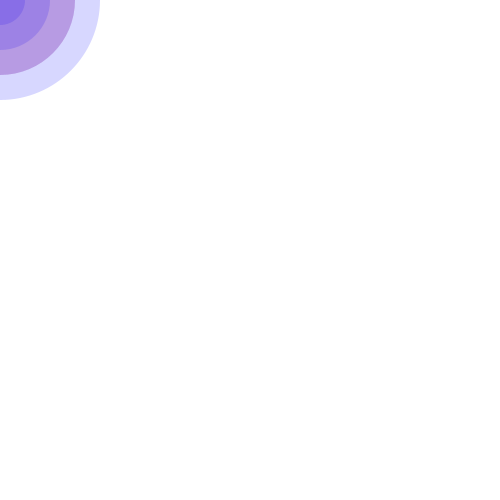
Frame 1 (no input)
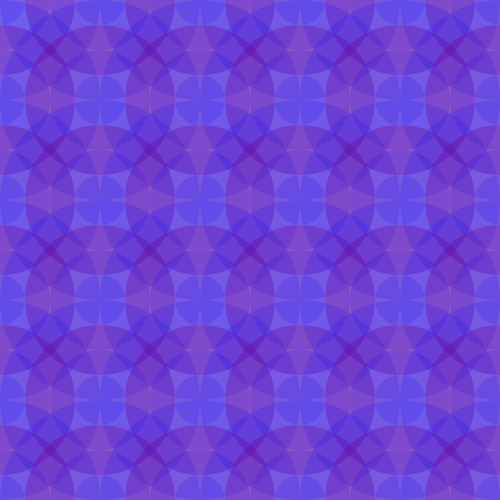
Frame 60 (the mouse pressed at the canvas centre just before this capture)
Frame 120 (the mouse held since frame 60 and released just before this capture): identical to frame 60, image omitted

The Processing sketch that drew these frames (run headless with seeded random() and noise(); from frame 60 on, the mouse is pressed at the canvas centre):

// Processing sketch: processing_32445
// ── processing_32445.pde

int a=0;
int b=50;
int c=150;
int y=0;
int r=255;

void setup(){
  size(500,500);
  noFill();
  background(255);
 
 fill(r,0,0,10);
 noStroke();
  
}

void draw(){
 
 while(b<250){
 
 ellipse(a,y,c,c);  
fill(0,0,255,40);
 ellipse(a,y,b,b);
 fill(255,0,0,10);
  b=b+50;
  
}

a=a+100;
b=0;


if (a >500) {
  y=y+100;
  a=0;}

}
